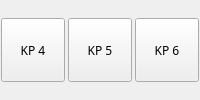
                       <widget class="QWidget" name="numRow2_2" native="true">
                        <property name="sizePolicy">
                         <sizepolicy hsizetype="Preferred" vsizetype="Preferred">
                          <horstretch>0</horstretch>
                          <verstretch>0</verstretch>
                         </sizepolicy>
                        </property>
                        <layout class="QHBoxLayout" name="horizontalLayout_36">
                         <property name="spacing">
                          <number>2</number>
                         </property>
                         <property name="leftMargin">
                          <number>0</number>
                         </property>
                         <property name="topMargin">
                          <number>0</number>
                         </property>
                         <property name="rightMargin">
                          <number>0</number>
                         </property>
                         <property name="bottomMargin">
                          <number>0</number>
                         </property>
                         <item>
                          <widget class="QPushButton" name="btn_kp4">
                           <property name="sizePolicy">
                            <sizepolicy hsizetype="Fixed" vsizetype="Fixed">
                             <horstretch>0</horstretch>
                             <verstretch>0</verstretch>
                            </sizepolicy>
                           </property>
                           <property name="minimumSize">
                            <size>
                             <width>64</width>
                             <height>64</height>
                            </size>
                           </property>
                           <property name="maximumSize">
                            <size>
                             <width>64</width>
                             <height>64</height>
                            </size>
                           </property>
                           <property name="font">
                            <font>
                             <family>TF2 Build</family>
                             <italic>false</italic>
                             <bold>false</bold>
                             <stylestrategy>PreferDefault</stylestrategy>
                            </font>
                           </property>
                           <property name="cursor">
                            <cursorShape>PointingHandCursor</cursorShape>
                           </property>
                           <property name="text">
                            <string>KP 4</string>
                           </property>
                           <property name="autoRepeat">
                            <bool>false</bool>
                           </property>
                           <property name="autoDefault">
                            <bool>false</bool>
                           </property>
                           <property name="default">
                            <bool>false</bool>
                           </property>
                           <property name="flat">
                            <bool>false</bool>
                           </property>
                           <attribute name="buttonGroup">
                            <string notr="true">keybButtons</string>
                           </attribute>
                          </widget>
                         </item>
                         <item>
                          <widget class="QPushButton" name="btn_kp5">
                           <property name="sizePolicy">
                            <sizepolicy hsizetype="Fixed" vsizetype="Fixed">
                             <horstretch>0</horstretch>
                             <verstretch>0</verstretch>
                            </sizepolicy>
                           </property>
                           <property name="minimumSize">
                            <size>
                             <width>64</width>
                             <height>64</height>
                            </size>
                           </property>
                           <property name="maximumSize">
                            <size>
                             <width>64</width>
                             <height>64</height>
                            </size>
                           </property>
                           <property name="font">
                            <font>
                             <family>TF2 Build</family>
                             <italic>false</italic>
                             <bold>false</bold>
                             <stylestrategy>PreferDefault</stylestrategy>
                            </font>
                           </property>
                           <property name="cursor">
                            <cursorShape>PointingHandCursor</cursorShape>
                           </property>
                           <property name="text">
                            <string>KP 5</string>
                           </property>
                           <property name="autoRepeat">
                            <bool>false</bool>
                           </property>
                           <property name="autoDefault">
                            <bool>false</bool>
                           </property>
                           <property name="default">
                            <bool>false</bool>
                           </property>
                           <property name="flat">
                            <bool>false</bool>
                           </property>
                           <attribute name="buttonGroup">
                            <string notr="true">keybButtons</string>
                           </attribute>
                          </widget>
                         </item>
                         <item>
                          <widget class="QPushButton" name="btn_kp6">
                           <property name="sizePolicy">
                            <sizepolicy hsizetype="Fixed" vsizetype="Fixed">
                             <horstretch>0</horstretch>
                             <verstretch>0</verstretch>
                            </sizepolicy>
                           </property>
                           <property name="minimumSize">
                            <size>
                             <width>64</width>
                             <height>64</height>
                            </size>
                           </property>
                           <property name="maximumSize">
                            <size>
                             <width>64</width>
                             <height>64</height>
                            </size>
                           </property>
                           <property name="font">
                            <font>
                             <family>TF2 Build</family>
                             <italic>false</italic>
                             <bold>false</bold>
                             <stylestrategy>PreferDefault</stylestrategy>
                            </font>
                           </property>
                           <property name="cursor">
                            <cursorShape>PointingHandCursor</cursorShape>
                           </property>
                           <property name="text">
                            <string>KP 6</string>
                           </property>
                           <property name="autoRepeat">
                            <bool>false</bool>
                           </property>
                           <property name="autoDefault">
                            <bool>false</bool>
                           </property>
                           <property name="default">
                            <bool>false</bool>
                           </property>
                           <property name="flat">
                            <bool>false</bool>
                           </property>
                           <attribute name="buttonGroup">
                            <string notr="true">keybButtons</string>
                           </attribute>
                          </widget>
                         </item>
                        </layout>
                       </widget>
